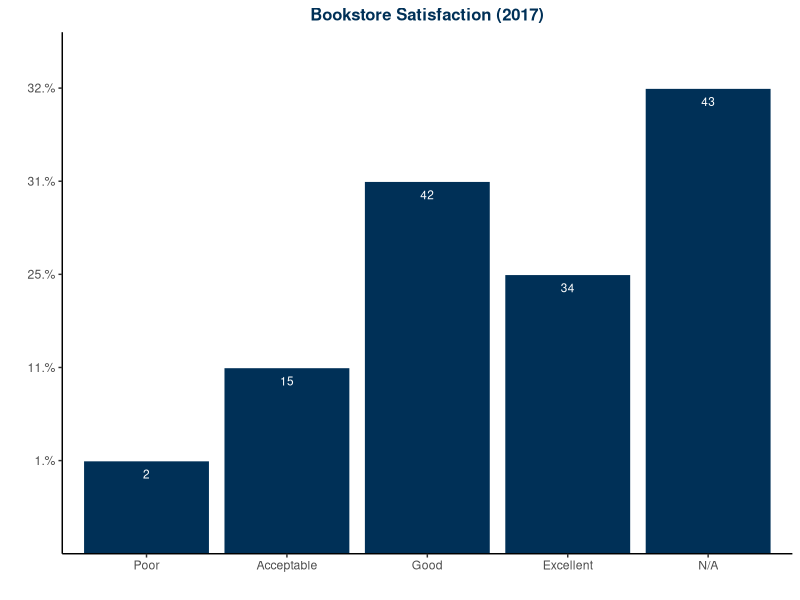
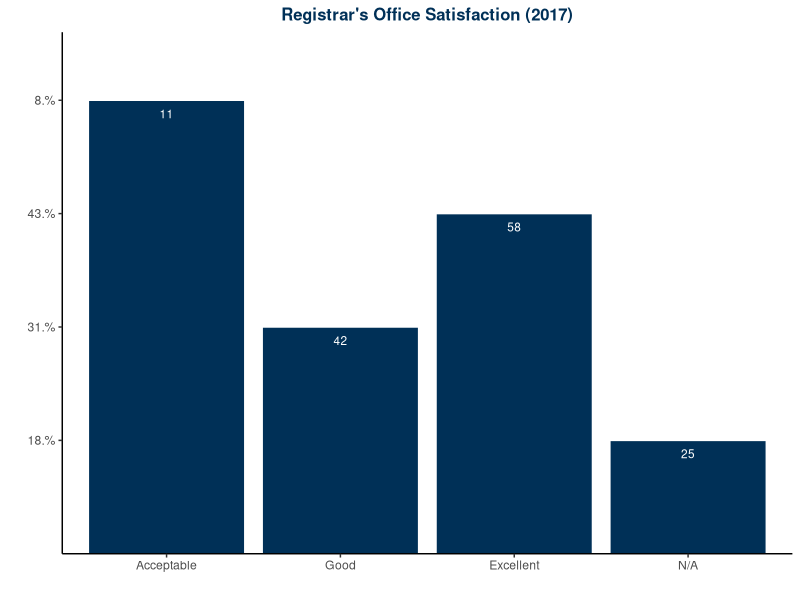

These charts were generated, in order, by the following R code:
#setting up
setwd("~/Documents/R projects/student_satisfaction_survey/data")
getwd()
list.files()
options("digits" = 4)   # two decimal

#load package
library(readxl) #for read_excel
library(readr) #for read_csv
library(dplyr) #for select, rename, join, etc.
library(tidyverse) #for pipes
library(ggplot2)
#-----------------------------------------------------------------------------
#read data files, initial exploration
sss17<-read_excel("2017SSSRaw.xlsx")
names(sss17)
glimpse(sss17$`Invite Custom Field 1`)

#select (and rename) variables to build separate data frames
    #~~sss17.qual<-select(sss17, starts_with("Please explain"))~~
    #~~names(sss17.qual)~~
sss17.slct<-sss17 %>% select(`Invite Custom Field 1`, contains(":Please rate your level of ")) 
names(sss17.slct) [1]<-"Pid"
names(sss17.slct)<- gsub(":[A-Za-z]*.*$", "", names(sss17.slct))
names(sss17.slct)

#revert to data frame to make variables and detect values for each variable
df_sss17<-as.data.frame(sss17.slct)
str(df_sss17)
#-----------------------------------------------------------------------------
#-----------------------------------------------------------------------------
#read data files, initial exploration
sss18<-read_csv("2018SSSRaw.csv")
names(sss18)
#glimpse(sss18$`Invite Custom Field 1`)

#select (and rename) variables to build separate data frames
#~~sss18.qual<-select(sss18, starts_with("Please explain"))~~
#~~names(sss18.qual)~~
sss18.slct<-sss18 %>% select(contains(":Please rate")) 
#names(sss18.slct) [1]<-"Pid"
names(sss18.slct)<- gsub(":[A-Za-z]*.*$", "", names(sss18.slct))
names(sss18.slct)

#revert to data frame to make variables and detect values for each variable
df_sss18<-as.data.frame(sss18.slct)
str(df_sss18)

#--------------------------------
#go through each item
#Bookstore
#1.as factor
df_sss17$Bookstore = factor(df_sss17$Bookstore, levels = c('Poor', 'Acceptable', 'Good', 'Excellent','N/A')) 
is.factor(df_sss17$Bookstore)
#2.pivot table
Bookstore17<- df_sss17 %>% 
  filter(!is.na(`Bookstore`)) %>% 
  group_by(`Bookstore`) %>% 
  summarize(cnt = n()) %>%
  mutate(percentage = sprintf(cnt/sum(cnt)*100, fmt= "%#1.0f%%" )) #'%#.2f' 
#3.bar plot
Bookstore17 %>% 
  ggplot(aes(x = Bookstore, y = percentage)) + 
  geom_col(fill = "#003057", color ="#ffffff") +
  theme_classic()+
  labs(title = "Bookstore Satisfaction (2017)")+
  theme(plot.title = element_text(color = "#003057", size = 12, hjust = 0.5, face="bold"))+
  labs(x = "", y = "")+
  geom_text(aes(label = cnt), vjust = 2, size = 3, color="#ffffff") #vjust=-0.5 lable up

#registar office
#go through each item
#1.as factor
df_sss17$`Registrar's Office` = factor(df_sss17$`Registrar's Office`, levels = c('Poor', 'Acceptable', 'Good', 'Excellent','N/A')) 
#2.pivot table
Registrar17<- df_sss17 %>% 
  filter(!is.na(`Registrar's Office`)) %>% 
  group_by(`Registrar's Office`) %>% 
  summarize(cnt = n()) %>%
  mutate(percentage = sprintf(cnt/sum(cnt)*100, fmt= "%#1.0f%%" )) #'%#.2f' 
#3.bar plot
Registrar17 %>% 
  ggplot(aes(x = `Registrar's Office`, y = percentage)) + 
  geom_col(fill = "#003057", color ="#ffffff") +
  theme_classic()+
  labs(title = "Registrar's Office Satisfaction (2017)")+
  theme(plot.title = element_text(color = "#003057", size = 12, hjust = 0.5, face="bold"))+
  labs(x = "", y = "")+
  geom_text(aes(label = cnt), vjust = 2, size = 3, color="#ffffff") #vjust=-0.5 lable up


